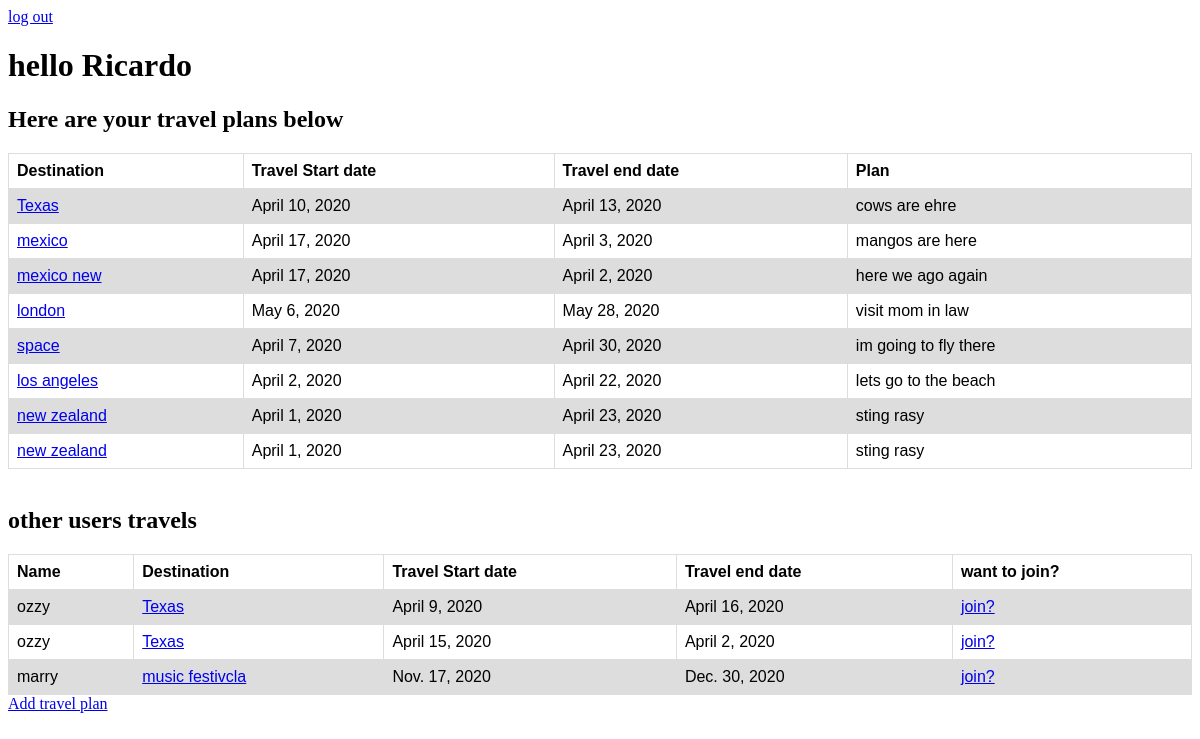
/travels (signed in), run on the app's committed database.
### travelapp/models.py (models this page shows)
class users (models.Model):
    first_name = models.CharField(max_length=255)
    username = models.CharField(max_length=255)
    password = models.CharField(max_length=55)
    created_at = models.DateTimeField(auto_now_add=True)
    updated_at = models.DateTimeField(auto_now=True)
    objects = usermanager()

class trips (models.Model):
    destination= models.CharField(max_length=255)
    description= models.CharField(max_length=455)
    startdate = models.DateField()
    enddate = models.DateField()
    uploader =models.ForeignKey(users, related_name='trips_uploaded', on_delete = models.CASCADE)
    attedning=models.ManyToManyField(users, related_name='going')
    created_at = models.DateTimeField(auto_now_add=True)
    updated_at = models.DateTimeField(auto_now=True)
    objects = tripManager()

### travelapp/views.py (the view)
# urls.py: path('travels', views.homeview ),
def homeview (request):
    if 'loggedinId' not in request.session:
        return redirect ('/')
    else:
        activeuser = users.objects.get(id=request.session['loggedinId'])
        context = {
            'myinfo':activeuser,
            'mytrips':trips.objects.filter(Q(uploader = activeuser) | Q(attedning =activeuser)),
            'notmytrips':trips.objects.exclude(Q(uploader = activeuser) | Q(attedning =activeuser))
        }
        return render (request,'home.html', context)

### travelapp/templates/home.html (shortened to what this page needs)
<!DOCTYPE html>
<html lang="en">
<head>
</head>
<body>
    <header><a href="/logout">log out</a></header>
    <h1>hello {{myinfo.first_name}} </h1>
    <h2>Here are your travel plans below</h2>
    <table style="width:100%">
        <tr>
            <th>Destination</th>
            <th>Travel Start date</th>
            <th>Travel end date</th>
            <th>Plan</th>
        </tr>
        {% for i in mytrips %}
        <tr>
            <td>
                <a href="travels/destination/{{i.id}}">{{i.destination}}</a>
            </td>
            <td>
                {{i.startdate}}
            </td>
            <td>
                {{i.enddate}}
            </td>
            <td>
                {{i.description}}
            </td>
        </tr>
        {% endfor %}
    </table>
    <br>
    <h2>other users travels</h2>
    <table style="width:100%">
        <tr>
            <th>Name</th>
            <th>Destination</th>
            <th>Travel Start date</th>
            <th>Travel end date</th>
            <th>want to join?</th>
        </tr>
        {% for i in notmytrips %}
        <tr>
            <td>
                {{i.uploader.first_name}}
            </td>
            <td>
                <a href="travels/destination/{{i.id}}">{{i.destination}}</a>
            </td>
            <td>
                {{i.startdate}}
            </td>
            <td>
                {{i.enddate}}
            </td>
            <td>
                <a href="/join/{{i.id}}">join?</a>
            </td>
        </tr>
        {% endfor %}
    </table>
    <a href="/travels/add">Add travel plan</a>
</body>
</html>

### travelapp/templates/home.html (style rules this page uses)
* { vertical-align: top; }
td { text-align: center; }
table { font-family: arial, sans-serif; border-collapse: collapse; width: 100%; }
td, th { border: 1px solid #dddddd; text-align: left; padding: 8px; }
tr:nth-child(even) { background-color: #dddddd; }

### data on the page
users: first_name "Ricardo"
trips: destination "Texas", startdate "April 10, 2020", enddate "April 13, 2020", description "cows are ehre"
trips: destination "mexico", startdate "April 17, 2020", enddate "April 3, 2020", description "mangos are here"
trips: destination "mexico new", startdate "April 17, 2020", enddate "April 2, 2020", description "here we ago again"
trips: destination "london", startdate "May 6, 2020", enddate "May 28, 2020", description "visit mom in law"
trips: destination "space", startdate "April 7, 2020", enddate "April 30, 2020", description "im going to fly there"
trips: destination "los angeles", startdate "April 2, 2020", enddate "April 22, 2020", description "lets go to the beach"
trips: destination "new zealand", startdate "April 1, 2020", enddate "April 23, 2020", description "sting rasy"
trips: uploader.first_name "ozzy", destination "Texas", startdate "April 9, 2020", enddate "April 16, 2020"
trips: uploader.first_name "ozzy", destination "Texas", startdate "April 15, 2020", enddate "April 2, 2020"
trips: uploader.first_name "marry", destination "music festivcla", startdate "Nov. 17, 2020", enddate "Dec. 30, 2020"
